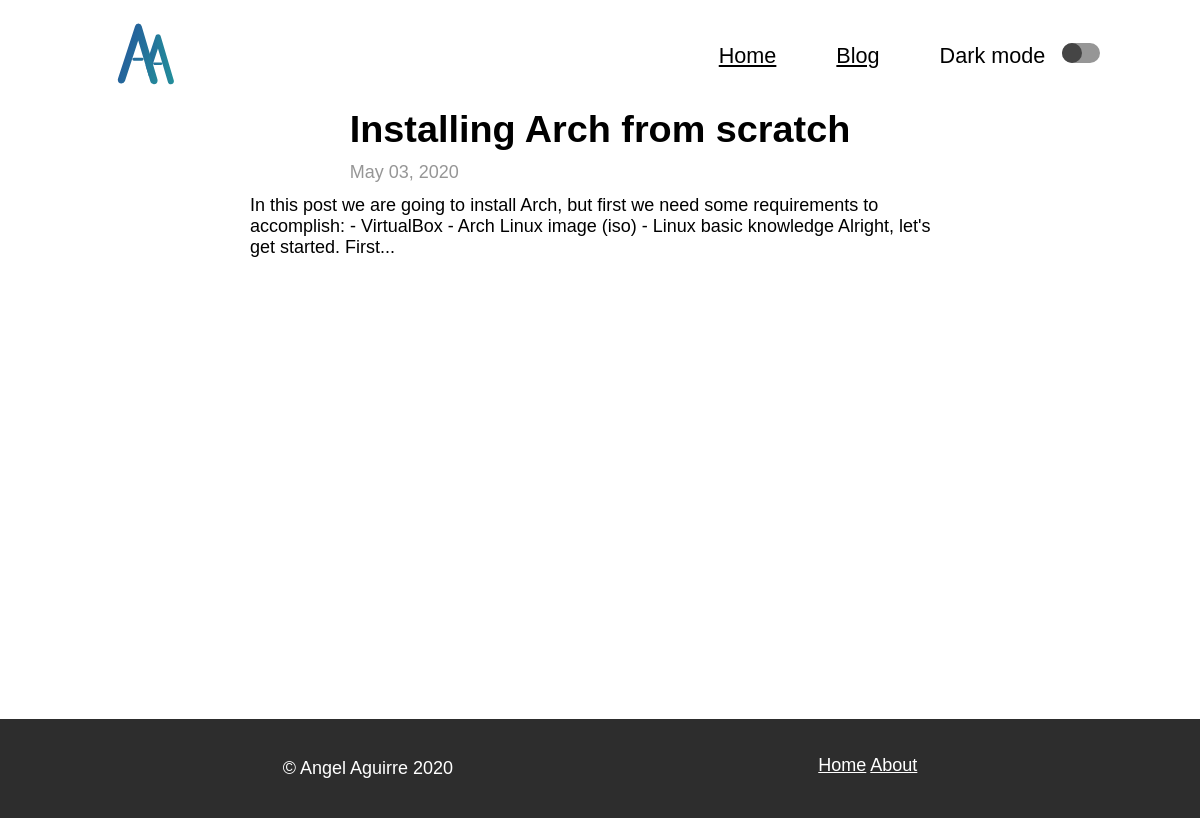
The app's page /blog/post/2/ with its own data.
### blog/models.py (models this page shows)
class Posts(models.Model):
    title = models.CharField(max_length=70)
    content = RichTextUploadingField()
    date_created = models.DateTimeField(auto_now_add=True)
    date_modified = models.DateTimeField(auto_now=True)
    class Meta:
        verbose_name = 'post'
        verbose_name_plural = 'posts'

### blog/views.py (the view)
# urls.py: path('post/<int:post_id>/', views.select_post_by_id, name="post_view")
def select_post_by_id(request, post_id):
    post_requested = Posts.objects.get(pk=post_id)
    post_requested.date_created = post_requested.date_created.strftime('%b %d, %Y')
    return render(request, 'post.html', {'post_content': post_requested})

### blog/templates/post.html
{% extends './base/base.html' %}
{% block content %}
<div class="container post">
    <div class="container-post">
        <h1 class="title"> {{ post_content.title }} </h1>
        <p> {{ post_content.date_created }} </p>
    </div>
    <div class="container-post content">
        {{ post_content.content|safe }}
    </div>
</div>
{% endblock content %}

### static/blog/css/main.css (style rules this page uses)
html { box-sizing: border-box; font-size: 62.5%; font-family: Helvetica, sans-serif; }
*, *:before, *:after { box-sizing: inherit; margin: 0; }
html,body { min-height: 100%; height: 100%; }
:root { --dark-mode-back: #ffffff; --dark-mode-text: #000000; }
body { font-size: 1.8em; background-color: var(--dark-mode-back); color: var(--dark-mode-text); }
h1, h2 { margin-bottom: 0.3em; text-align: left; }
p { line-height: 1.5em; }
.container-post h1.title { font-size: 2.1em; margin: 0 0 0.2em 0; text-align: left; }
.container-post .title ~ p { margin-bottom: 0.5em; color: #969696; }
.container.posts, .container.post { min-height: calc(100vh - 5em - 5.5em - 4em); display: flex; flex-direction: column; justify-content: space-between; }
.container.post { justify-content: start; }

### static/blog/css/utilities.css (style rules this page uses)
.container { max-width: 1000px; margin: 0 1em; }
.container-post { max-width: 700px; margin: 0 1.5em; }

### static/blog/css/responsive.css (style rules this page uses)
@media (min-width: 992px) { header.container, .container { margin: 0 auto; } }
@media (min-width: 992px) { .container-post { margin: 0 auto; } }

### records on screen
Posts: title "Installing Arch from scratch", date_created "May 03, 2020", content "In this post we are going to install Arch, but first we need some requirements to accomplish: - VirtualBox - Arch Linux image (iso) - Linux basic knowledge Alright, let's get started. First..."
